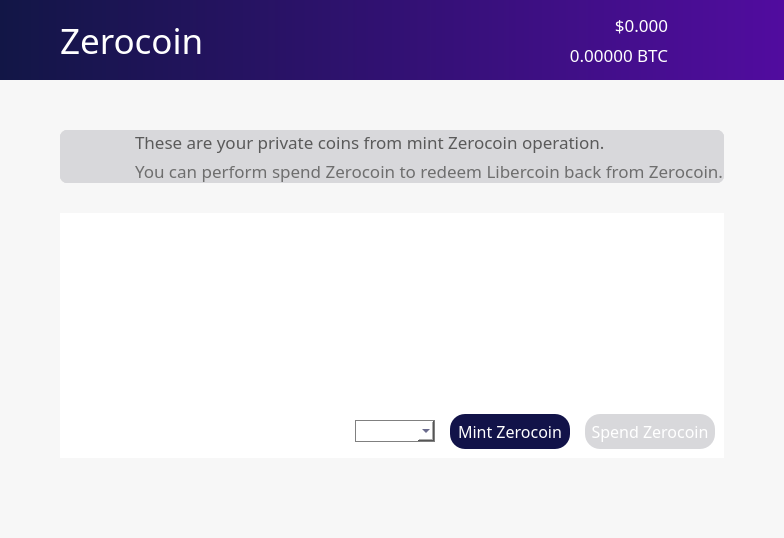
<?xml version="1.0" encoding="UTF-8"?>
<ui version="4.0">
 <class>ZerocoinPage</class>
 <widget class="QWidget" name="ZerocoinPage">
  <property name="geometry">
   <rect>
    <x>0</x>
    <y>0</y>
    <width>734</width>
    <height>538</height>
   </rect>
  </property>
  <property name="sizePolicy">
   <sizepolicy hsizetype="Preferred" vsizetype="Preferred">
    <horstretch>0</horstretch>
    <verstretch>0</verstretch>
   </sizepolicy>
  </property>
  <property name="minimumSize">
   <size>
    <width>0</width>
    <height>0</height>
   </size>
  </property>
  <property name="palette">
   <palette>
    <active>
     <colorrole role="WindowText">
      <brush brushstyle="SolidPattern">
       <color alpha="255">
        <red>0</red>
        <green>0</green>
        <blue>0</blue>
       </color>
      </brush>
     </colorrole>
     <colorrole role="Button">
      <brush brushstyle="SolidPattern">
       <color alpha="250">
        <red>247</red>
        <green>247</green>
        <blue>247</blue>
       </color>
      </brush>
     </colorrole>
     <colorrole role="Midlight">
      <brush brushstyle="SolidPattern">
       <color alpha="255">
        <red>255</red>
        <green>255</green>
        <blue>255</blue>
       </color>
      </brush>
     </colorrole>
     <colorrole role="Dark">
      <brush brushstyle="SolidPattern">
       <color alpha="255">
        <red>225</red>
        <green>225</green>
        <blue>225</blue>
       </color>
      </brush>
     </colorrole>
     <colorrole role="Mid">
      <brush brushstyle="SolidPattern">
       <color alpha="255">
        <red>0</red>
        <green>0</green>
        <blue>255</blue>
       </color>
      </brush>
     </colorrole>
     <colorrole role="Text">
      <brush brushstyle="SolidPattern">
       <color alpha="255">
        <red>0</red>
        <green>0</green>
        <blue>0</blue>
       </color>
      </brush>
     </colorrole>
     <colorrole role="BrightText">
      <brush brushstyle="SolidPattern">
       <color alpha="255">
        <red>255</red>
        <green>128</green>
        <blue>0</blue>
       </color>
      </brush>
     </colorrole>
     <colorrole role="ButtonText">
      <brush brushstyle="SolidPattern">
       <color alpha="255">
        <red>0</red>
        <green>0</green>
        <blue>0</blue>
       </color>
      </brush>
     </colorrole>
     <colorrole role="Base">
      <brush brushstyle="SolidPattern">
       <color alpha="250">
        <red>247</red>
        <green>247</green>
        <blue>247</blue>
       </color>
      </brush>
     </colorrole>
     <colorrole role="Window">
      <brush brushstyle="SolidPattern">
       <color alpha="250">
        <red>247</red>
        <green>247</green>
        <blue>247</blue>
       </color>
      </brush>
     </colorrole>
    </active>
    <inactive>
     <colorrole role="WindowText">
      <brush brushstyle="SolidPattern">
       <color alpha="255">
        <red>0</red>
        <green>0</green>
        <blue>0</blue>
       </color>
      </brush>
     </colorrole>
     <colorrole role="Button">
      <brush brushstyle="SolidPattern">
       <color alpha="250">
        <red>247</red>
        <green>247</green>
        <blue>247</blue>
       </color>
      </brush>
     </colorrole>
     <colorrole role="Midlight">
      <brush brushstyle="SolidPattern">
       <color alpha="255">
        <red>255</red>
        <green>255</green>
        <blue>255</blue>
       </color>
      </brush>
     </colorrole>
     <colorrole role="Dark">
      <brush brushstyle="SolidPattern">
       <color alpha="255">
        <red>225</red>
        <green>225</green>
        <blue>225</blue>
       </color>
      </brush>
     </colorrole>
     <colorrole role="Mid">
      <brush brushstyle="SolidPattern">
       <color alpha="255">
        <red>0</red>
        <green>0</green>
        <blue>255</blue>
       </color>
      </brush>
     </colorrole>
     <colorrole role="Text">
      <brush brushstyle="SolidPattern">
       <color alpha="255">
        <red>0</red>
        <green>0</green>
        <blue>0</blue>
       </color>
      </brush>
     </colorrole>
     <colorrole role="BrightText">
      <brush brushstyle="SolidPattern">
       <color alpha="255">
        <red>255</red>
        <green>128</green>
        <blue>0</blue>
       </color>
      </brush>
     </colorrole>
     <colorrole role="ButtonText">
      <brush brushstyle="SolidPattern">
       <color alpha="255">
        <red>0</red>
        <green>0</green>
        <blue>0</blue>
       </color>
      </brush>
     </colorrole>
     <colorrole role="Base">
      <brush brushstyle="SolidPattern">
       <color alpha="250">
        <red>247</red>
        <green>247</green>
        <blue>247</blue>
       </color>
      </brush>
     </colorrole>
     <colorrole role="Window">
      <brush brushstyle="SolidPattern">
       <color alpha="250">
        <red>247</red>
        <green>247</green>
        <blue>247</blue>
       </color>
      </brush>
     </colorrole>
    </inactive>
    <disabled>
     <colorrole role="WindowText">
      <brush brushstyle="SolidPattern">
       <color alpha="255">
        <red>225</red>
        <green>225</green>
        <blue>225</blue>
       </color>
      </brush>
     </colorrole>
     <colorrole role="Button">
      <brush brushstyle="SolidPattern">
       <color alpha="250">
        <red>247</red>
        <green>247</green>
        <blue>247</blue>
       </color>
      </brush>
     </colorrole>
     <colorrole role="Midlight">
      <brush brushstyle="SolidPattern">
       <color alpha="255">
        <red>255</red>
        <green>255</green>
        <blue>255</blue>
       </color>
      </brush>
     </colorrole>
     <colorrole role="Dark">
      <brush brushstyle="SolidPattern">
       <color alpha="255">
        <red>225</red>
        <green>225</green>
        <blue>225</blue>
       </color>
      </brush>
     </colorrole>
     <colorrole role="Mid">
      <brush brushstyle="SolidPattern">
       <color alpha="255">
        <red>0</red>
        <green>0</green>
        <blue>255</blue>
       </color>
      </brush>
     </colorrole>
     <colorrole role="Text">
      <brush brushstyle="SolidPattern">
       <color alpha="255">
        <red>225</red>
        <green>225</green>
        <blue>225</blue>
       </color>
      </brush>
     </colorrole>
     <colorrole role="BrightText">
      <brush brushstyle="SolidPattern">
       <color alpha="255">
        <red>255</red>
        <green>128</green>
        <blue>0</blue>
       </color>
      </brush>
     </colorrole>
     <colorrole role="ButtonText">
      <brush brushstyle="SolidPattern">
       <color alpha="255">
        <red>225</red>
        <green>225</green>
        <blue>225</blue>
       </color>
      </brush>
     </colorrole>
     <colorrole role="Base">
      <brush brushstyle="SolidPattern">
       <color alpha="250">
        <red>247</red>
        <green>247</green>
        <blue>247</blue>
       </color>
      </brush>
     </colorrole>
     <colorrole role="Window">
      <brush brushstyle="SolidPattern">
       <color alpha="250">
        <red>247</red>
        <green>247</green>
        <blue>247</blue>
       </color>
      </brush>
     </colorrole>
    </disabled>
   </palette>
  </property>
  <property name="font">
   <font>
    <family>Snell Roundhand</family>
   </font>
  </property>
  <property name="windowTitle">
   <string>Form</string>
  </property>
  <property name="autoFillBackground">
   <bool>false</bool>
  </property>
  <property name="styleSheet">
   <string notr="true">background-color:rgba(247, 247, 247, 250);
border:0;
</string>
  </property>
  <layout class="QVBoxLayout" name="topLayout">
   <property name="spacing">
    <number>0</number>
   </property>
   <property name="leftMargin">
    <number>0</number>
   </property>
   <property name="topMargin">
    <number>0</number>
   </property>
   <property name="rightMargin">
    <number>0</number>
   </property>
   <property name="bottomMargin">
    <number>0</number>
   </property>
   <item>
    <layout class="QHBoxLayout" name="horizontalLayout" stretch="0">
     <property name="spacing">
      <number>0</number>
     </property>
     <item>
      <layout class="QVBoxLayout" name="verticalLayout_2" stretch="0,0,0">
       <item>
        <layout class="QHBoxLayout" name="Nav">
         <property name="spacing">
          <number>0</number>
         </property>
         <property name="sizeConstraint">
          <enum>QLayout::SetDefaultConstraint</enum>
         </property>
         <property name="topMargin">
          <number>0</number>
         </property>
         <item>
          <widget class="QFrame" name="NavBar">
           <property name="sizePolicy">
            <sizepolicy hsizetype="Preferred" vsizetype="Preferred">
             <horstretch>0</horstretch>
             <verstretch>0</verstretch>
            </sizepolicy>
           </property>
           <property name="minimumSize">
            <size>
             <width>0</width>
             <height>80</height>
            </size>
           </property>
           <property name="maximumSize">
            <size>
             <width>16777215</width>
             <height>80</height>
            </size>
           </property>
           <property name="layoutDirection">
            <enum>Qt::LeftToRight</enum>
           </property>
           <property name="autoFillBackground">
            <bool>false</bool>
           </property>
           <property name="styleSheet">
            <string notr="true">background: QLinearGradient(x1: 0, y1: 0, x2: 1, y2: 0, stop: 0 #121646, stop: 1 #510c9f);
border:0;
</string>
           </property>
           <property name="frameShape">
            <enum>QFrame::StyledPanel</enum>
           </property>
           <property name="frameShadow">
            <enum>QFrame::Raised</enum>
           </property>
           <layout class="QHBoxLayout" name="horizontalLayout_3">
            <property name="spacing">
             <number>-1</number>
            </property>
            <property name="leftMargin">
             <number>60</number>
            </property>
            <property name="topMargin">
             <number>0</number>
            </property>
            <property name="rightMargin">
             <number>60</number>
            </property>
            <property name="bottomMargin">
             <number>0</number>
            </property>
            <item>
             <widget class="QLabel" name="label_2">
              <property name="sizePolicy">
               <sizepolicy hsizetype="Preferred" vsizetype="Preferred">
                <horstretch>0</horstretch>
                <verstretch>0</verstretch>
               </sizepolicy>
              </property>
              <property name="font">
               <font>
                <family>LibercoinLight</family>
                <pointsize>26</pointsize>
               </font>
              </property>
              <property name="autoFillBackground">
               <bool>false</bool>
              </property>
              <property name="styleSheet">
               <string notr="true">color:white;
background-color: rgba(255, 255, 255,0);</string>
              </property>
              <property name="text">
               <string>Zerocoin</string>
              </property>
              <property name="indent">
               <number>0</number>
              </property>
             </widget>
            </item>
            <item>
             <layout class="QVBoxLayout" name="verticalLayout_5">
              <item>
               <widget class="QLabel" name="priceUSD">
                <property name="font">
                 <font>
                  <family>LibercoinMedium</family>
                  <pointsize>13</pointsize>
                  <weight>50</weight>
                  <bold>false</bold>
                 </font>
                </property>
                <property name="styleSheet">
                 <string notr="true">background-color: rgb(0,0,0,0);
color: white;</string>
                </property>
                <property name="text">
                 <string>$0.000</string>
                </property>
                <property name="alignment">
                 <set>Qt::AlignBottom|Qt::AlignRight|Qt::AlignTrailing</set>
                </property>
               </widget>
              </item>
              <item>
               <widget class="QLabel" name="priceBTC">
                <property name="font">
                 <font>
                  <family>LibercoinLight</family>
                  <pointsize>13</pointsize>
                 </font>
                </property>
                <property name="styleSheet">
                 <string notr="true">background-color: rgb(0,0,0,0);
color: white;</string>
                </property>
                <property name="text">
                 <string>0.00000 BTC</string>
                </property>
                <property name="alignment">
                 <set>Qt::AlignRight|Qt::AlignTop|Qt::AlignTrailing</set>
                </property>
               </widget>
              </item>
             </layout>
            </item>
            <item>
             <widget class="QPushButton" name="pushButton">
              <property name="minimumSize">
               <size>
                <width>50</width>
                <height>80</height>
               </size>
              </property>
              <property name="maximumSize">
               <size>
                <width>50</width>
                <height>80</height>
               </size>
              </property>
              <property name="styleSheet">
               <string notr="true">background: rgb(0,0,0,0);</string>
              </property>
              <property name="text">
               <string/>
              </property>
              <property name="icon">
               <iconset resource="../bitcoin.qrc">
                <normaloff>:/icons/Exports_45</normaloff>:/icons/Exports_45</iconset>
              </property>
              <property name="iconSize">
               <size>
                <width>70</width>
                <height>70</height>
               </size>
              </property>
             </widget>
            </item>
           </layout>
          </widget>
         </item>
        </layout>
       </item>
       <item>
        <widget class="QFrame" name="frame">
         <property name="palette">
          <palette>
           <active>
            <colorrole role="Button">
             <brush brushstyle="SolidPattern">
              <color alpha="250">
               <red>247</red>
               <green>247</green>
               <blue>247</blue>
              </color>
             </brush>
            </colorrole>
            <colorrole role="Base">
             <brush brushstyle="SolidPattern">
              <color alpha="250">
               <red>247</red>
               <green>247</green>
               <blue>247</blue>
              </color>
             </brush>
            </colorrole>
            <colorrole role="Window">
             <brush brushstyle="SolidPattern">
              <color alpha="250">
               <red>247</red>
               <green>247</green>
               <blue>247</blue>
              </color>
             </brush>
            </colorrole>
           </active>
           <inactive>
            <colorrole role="Button">
             <brush brushstyle="SolidPattern">
              <color alpha="250">
               <red>247</red>
               <green>247</green>
               <blue>247</blue>
              </color>
             </brush>
            </colorrole>
            <colorrole role="Base">
             <brush brushstyle="SolidPattern">
              <color alpha="250">
               <red>247</red>
               <green>247</green>
               <blue>247</blue>
              </color>
             </brush>
            </colorrole>
            <colorrole role="Window">
             <brush brushstyle="SolidPattern">
              <color alpha="250">
               <red>247</red>
               <green>247</green>
               <blue>247</blue>
              </color>
             </brush>
            </colorrole>
           </inactive>
           <disabled>
            <colorrole role="Button">
             <brush brushstyle="SolidPattern">
              <color alpha="250">
               <red>247</red>
               <green>247</green>
               <blue>247</blue>
              </color>
             </brush>
            </colorrole>
            <colorrole role="Base">
             <brush brushstyle="SolidPattern">
              <color alpha="250">
               <red>247</red>
               <green>247</green>
               <blue>247</blue>
              </color>
             </brush>
            </colorrole>
            <colorrole role="Window">
             <brush brushstyle="SolidPattern">
              <color alpha="250">
               <red>247</red>
               <green>247</green>
               <blue>247</blue>
              </color>
             </brush>
            </colorrole>
           </disabled>
          </palette>
         </property>
         <property name="styleSheet">
          <string notr="true"/>
         </property>
         <property name="frameShape">
          <enum>QFrame::NoFrame</enum>
         </property>
         <property name="frameShadow">
          <enum>QFrame::Raised</enum>
         </property>
         <property name="lineWidth">
          <number>1</number>
         </property>
         <property name="midLineWidth">
          <number>0</number>
         </property>
         <layout class="QVBoxLayout" name="verticalLayout_4">
          <property name="spacing">
           <number>0</number>
          </property>
          <property name="leftMargin">
           <number>60</number>
          </property>
          <property name="topMargin">
           <number>50</number>
          </property>
          <property name="rightMargin">
           <number>60</number>
          </property>
          <property name="bottomMargin">
           <number>0</number>
          </property>
          <item>
           <widget class="QFrame" name="balance_frame">
            <property name="enabled">
             <bool>true</bool>
            </property>
            <property name="palette">
             <palette>
              <active>
               <colorrole role="Button">
                <brush brushstyle="SolidPattern">
                 <color alpha="255">
                  <red>216</red>
                  <green>216</green>
                  <blue>219</blue>
                 </color>
                </brush>
               </colorrole>
               <colorrole role="Base">
                <brush brushstyle="SolidPattern">
                 <color alpha="255">
                  <red>216</red>
                  <green>216</green>
                  <blue>219</blue>
                 </color>
                </brush>
               </colorrole>
               <colorrole role="Window">
                <brush brushstyle="SolidPattern">
                 <color alpha="255">
                  <red>216</red>
                  <green>216</green>
                  <blue>219</blue>
                 </color>
                </brush>
               </colorrole>
              </active>
              <inactive>
               <colorrole role="Button">
                <brush brushstyle="SolidPattern">
                 <color alpha="255">
                  <red>216</red>
                  <green>216</green>
                  <blue>219</blue>
                 </color>
                </brush>
               </colorrole>
               <colorrole role="Base">
                <brush brushstyle="SolidPattern">
                 <color alpha="255">
                  <red>216</red>
                  <green>216</green>
                  <blue>219</blue>
                 </color>
                </brush>
               </colorrole>
               <colorrole role="Window">
                <brush brushstyle="SolidPattern">
                 <color alpha="255">
                  <red>216</red>
                  <green>216</green>
                  <blue>219</blue>
                 </color>
                </brush>
               </colorrole>
              </inactive>
              <disabled>
               <colorrole role="Button">
                <brush brushstyle="SolidPattern">
                 <color alpha="255">
                  <red>216</red>
                  <green>216</green>
                  <blue>219</blue>
                 </color>
                </brush>
               </colorrole>
               <colorrole role="Base">
                <brush brushstyle="SolidPattern">
                 <color alpha="255">
                  <red>216</red>
                  <green>216</green>
                  <blue>219</blue>
                 </color>
                </brush>
               </colorrole>
               <colorrole role="Window">
                <brush brushstyle="SolidPattern">
                 <color alpha="255">
                  <red>216</red>
                  <green>216</green>
                  <blue>219</blue>
                 </color>
                </brush>
               </colorrole>
              </disabled>
             </palette>
            </property>
            <property name="contextMenuPolicy">
             <enum>Qt::DefaultContextMenu</enum>
            </property>
            <property name="styleSheet">
             <string notr="true">background-color: rgb(216, 216, 219);
border:0;
border-radius:7px;
border-style:solid;</string>
            </property>
            <property name="frameShape">
             <enum>QFrame::StyledPanel</enum>
            </property>
            <property name="frameShadow">
             <enum>QFrame::Plain</enum>
            </property>
            <property name="lineWidth">
             <number>1</number>
            </property>
            <layout class="QHBoxLayout" name="horizontalLayout_4">
             <property name="spacing">
              <number>0</number>
             </property>
             <property name="sizeConstraint">
              <enum>QLayout::SetDefaultConstraint</enum>
             </property>
             <property name="leftMargin">
              <number>0</number>
             </property>
             <property name="topMargin">
              <number>0</number>
             </property>
             <property name="rightMargin">
              <number>0</number>
             </property>
             <property name="bottomMargin">
              <number>0</number>
             </property>
             <item>
              <widget class="QPushButton" name="pushButton_3">
               <property name="sizePolicy">
                <sizepolicy hsizetype="Fixed" vsizetype="Preferred">
                 <horstretch>0</horstretch>
                 <verstretch>0</verstretch>
                </sizepolicy>
               </property>
               <property name="minimumSize">
                <size>
                 <width>75</width>
                 <height>0</height>
                </size>
               </property>
               <property name="text">
                <string/>
               </property>
               <property name="icon">
                <iconset resource="../bitcoin.qrc">
                 <normaloff>:/icons/Exports_47</normaloff>:/icons/Exports_47</iconset>
               </property>
               <property name="iconSize">
                <size>
                 <width>70</width>
                 <height>70</height>
                </size>
               </property>
              </widget>
             </item>
             <item>
              <layout class="QVBoxLayout" name="verticalLayout_6">
               <property name="spacing">
                <number>5</number>
               </property>
               <property name="leftMargin">
                <number>0</number>
               </property>
               <property name="topMargin">
                <number>0</number>
               </property>
               <property name="bottomMargin">
                <number>0</number>
               </property>
               <item>
                <widget class="QLabel" name="label_3">
                 <property name="enabled">
                  <bool>false</bool>
                 </property>
                 <property name="sizePolicy">
                  <sizepolicy hsizetype="Preferred" vsizetype="Preferred">
                   <horstretch>0</horstretch>
                   <verstretch>0</verstretch>
                  </sizepolicy>
                 </property>
                 <property name="font">
                  <font>
                   <family>LibercoinMedium</family>
                   <pointsize>13</pointsize>
                   <weight>50</weight>
                   <bold>false</bold>
                  </font>
                 </property>
                 <property name="layoutDirection">
                  <enum>Qt::LeftToRight</enum>
                 </property>
                 <property name="autoFillBackground">
                  <bool>false</bool>
                 </property>
                 <property name="styleSheet">
                  <string notr="true">color: rgb(90, 90, 90);</string>
                 </property>
                 <property name="text">
                  <string>These are your private coins from mint Zerocoin operation.</string>
                 </property>
                 <property name="alignment">
                  <set>Qt::AlignBottom|Qt::AlignLeading|Qt::AlignLeft</set>
                 </property>
                 <property name="indent">
                  <number>-1</number>
                 </property>
                </widget>
               </item>
               <item>
                <widget class="QLabel" name="labelUnconfirmed">
                 <property name="enabled">
                  <bool>false</bool>
                 </property>
                 <property name="sizePolicy">
                  <sizepolicy hsizetype="Preferred" vsizetype="Preferred">
                   <horstretch>0</horstretch>
                   <verstretch>0</verstretch>
                  </sizepolicy>
                 </property>
                 <property name="font">
                  <font>
                   <family>LibercoinLight</family>
                   <pointsize>13</pointsize>
                   <weight>50</weight>
                   <bold>false</bold>
                  </font>
                 </property>
                 <property name="cursor">
                  <cursorShape>IBeamCursor</cursorShape>
                 </property>
                 <property name="toolTip">
                  <string>Total of transactions that have yet to be confirmed, and do not yet count toward the current balance</string>
                 </property>
                 <property name="layoutDirection">
                  <enum>Qt::LeftToRight</enum>
                 </property>
                 <property name="styleSheet">
                  <string notr="true">color: rgb(110, 110, 110);</string>
                 </property>
                 <property name="text">
                  <string notr="true">You can perform spend Zerocoin to redeem Libercoin back from Zerocoin.</string>
                 </property>
                 <property name="alignment">
                  <set>Qt::AlignLeading|Qt::AlignLeft|Qt::AlignTop</set>
                 </property>
                 <property name="textInteractionFlags">
                  <set>Qt::LinksAccessibleByMouse|Qt::TextSelectableByKeyboard|Qt::TextSelectableByMouse</set>
                 </property>
                </widget>
               </item>
              </layout>
             </item>
            </layout>
           </widget>
          </item>
          <item>
           <layout class="QVBoxLayout" name="verticalLayout_11">
            <property name="topMargin">
             <number>30</number>
            </property>
           </layout>
          </item>
          <item>
           <widget class="QFrame" name="frame_4">
            <property name="palette">
             <palette>
              <active>
               <colorrole role="Button">
                <brush brushstyle="SolidPattern">
                 <color alpha="255">
                  <red>216</red>
                  <green>216</green>
                  <blue>219</blue>
                 </color>
                </brush>
               </colorrole>
               <colorrole role="Base">
                <brush brushstyle="SolidPattern">
                 <color alpha="255">
                  <red>216</red>
                  <green>216</green>
                  <blue>219</blue>
                 </color>
                </brush>
               </colorrole>
               <colorrole role="Window">
                <brush brushstyle="SolidPattern">
                 <color alpha="255">
                  <red>216</red>
                  <green>216</green>
                  <blue>219</blue>
                 </color>
                </brush>
               </colorrole>
              </active>
              <inactive>
               <colorrole role="Button">
                <brush brushstyle="SolidPattern">
                 <color alpha="255">
                  <red>216</red>
                  <green>216</green>
                  <blue>219</blue>
                 </color>
                </brush>
               </colorrole>
               <colorrole role="Base">
                <brush brushstyle="SolidPattern">
                 <color alpha="255">
                  <red>216</red>
                  <green>216</green>
                  <blue>219</blue>
                 </color>
                </brush>
               </colorrole>
               <colorrole role="Window">
                <brush brushstyle="SolidPattern">
                 <color alpha="255">
                  <red>216</red>
                  <green>216</green>
                  <blue>219</blue>
                 </color>
                </brush>
               </colorrole>
              </inactive>
              <disabled>
               <colorrole role="Button">
                <brush brushstyle="SolidPattern">
                 <color alpha="255">
                  <red>216</red>
                  <green>216</green>
                  <blue>219</blue>
                 </color>
                </brush>
               </colorrole>
               <colorrole role="Base">
                <brush brushstyle="SolidPattern">
                 <color alpha="255">
                  <red>216</red>
                  <green>216</green>
                  <blue>219</blue>
                 </color>
                </brush>
               </colorrole>
               <colorrole role="Window">
                <brush brushstyle="SolidPattern">
                 <color alpha="255">
                  <red>216</red>
                  <green>216</green>
                  <blue>219</blue>
                 </color>
                </brush>
               </colorrole>
              </disabled>
             </palette>
            </property>
            <property name="styleSheet">
             <string notr="true">background-color: rgb(216, 216, 219);
border:0;</string>
            </property>
            <property name="frameShape">
             <enum>QFrame::StyledPanel</enum>
            </property>
            <property name="frameShadow">
             <enum>QFrame::Raised</enum>
            </property>
            <layout class="QVBoxLayout" name="verticalLayout">
             <property name="spacing">
              <number>0</number>
             </property>
             <property name="leftMargin">
              <number>0</number>
             </property>
             <property name="topMargin">
              <number>0</number>
             </property>
             <property name="rightMargin">
              <number>0</number>
             </property>
             <property name="bottomMargin">
              <number>0</number>
             </property>
             <item>
              <widget class="QTableView" name="tableView">
               <property name="palette">
                <palette>
                 <active>
                  <colorrole role="Button">
                   <brush brushstyle="SolidPattern">
                    <color alpha="255">
                     <red>255</red>
                     <green>255</green>
                     <blue>255</blue>
                    </color>
                   </brush>
                  </colorrole>
                  <colorrole role="Base">
                   <brush brushstyle="SolidPattern">
                    <color alpha="255">
                     <red>255</red>
                     <green>255</green>
                     <blue>255</blue>
                    </color>
                   </brush>
                  </colorrole>
                  <colorrole role="Window">
                   <brush brushstyle="SolidPattern">
                    <color alpha="255">
                     <red>255</red>
                     <green>255</green>
                     <blue>255</blue>
                    </color>
                   </brush>
                  </colorrole>
                 </active>
                 <inactive>
                  <colorrole role="Button">
                   <brush brushstyle="SolidPattern">
                    <color alpha="255">
                     <red>255</red>
                     <green>255</green>
                     <blue>255</blue>
                    </color>
                   </brush>
                  </colorrole>
                  <colorrole role="Base">
                   <brush brushstyle="SolidPattern">
                    <color alpha="255">
                     <red>255</red>
                     <green>255</green>
                     <blue>255</blue>
                    </color>
                   </brush>
                  </colorrole>
                  <colorrole role="Window">
                   <brush brushstyle="SolidPattern">
                    <color alpha="255">
                     <red>255</red>
                     <green>255</green>
                     <blue>255</blue>
                    </color>
                   </brush>
                  </colorrole>
                 </inactive>
                 <disabled>
                  <colorrole role="Button">
                   <brush brushstyle="SolidPattern">
                    <color alpha="255">
                     <red>255</red>
                     <green>255</green>
                     <blue>255</blue>
                    </color>
                   </brush>
                  </colorrole>
                  <colorrole role="Base">
                   <brush brushstyle="SolidPattern">
                    <color alpha="255">
                     <red>255</red>
                     <green>255</green>
                     <blue>255</blue>
                    </color>
                   </brush>
                  </colorrole>
                  <colorrole role="Window">
                   <brush brushstyle="SolidPattern">
                    <color alpha="255">
                     <red>255</red>
                     <green>255</green>
                     <blue>255</blue>
                    </color>
                   </brush>
                  </colorrole>
                 </disabled>
                </palette>
               </property>
               <property name="font">
                <font>
                 <family>LibercoinRegular</family>
                 <pointsize>12</pointsize>
                </font>
               </property>
               <property name="styleSheet">
                <string notr="true">background-color: rgb(255, 255, 255);
border:0;
</string>
               </property>
               <property name="lineWidth">
                <number>0</number>
               </property>
               <property name="showDropIndicator" stdset="0">
                <bool>false</bool>
               </property>
               <property name="selectionBehavior">
                <enum>QAbstractItemView::SelectRows</enum>
               </property>
               <property name="showGrid">
                <bool>false</bool>
               </property>
               <property name="gridStyle">
                <enum>Qt::NoPen</enum>
               </property>
               <property name="wordWrap">
                <bool>false</bool>
               </property>
               <property name="cornerButtonEnabled">
                <bool>false</bool>
               </property>
               <attribute name="horizontalHeaderVisible">
                <bool>true</bool>
               </attribute>
              </widget>
             </item>
             <item>
              <widget class="QFrame" name="frame_3">
               <property name="styleSheet">
                <string notr="true">color:white;
background-color: rgb(255,255,255);
border:0;
</string>
               </property>
               <property name="frameShape">
                <enum>QFrame::StyledPanel</enum>
               </property>
               <property name="frameShadow">
                <enum>QFrame::Raised</enum>
               </property>
               <layout class="QHBoxLayout" name="horizontalLayout_5">
                <property name="spacing">
                 <number>15</number>
                </property>
                <item>
                 <spacer name="horizontalSpacer">
                  <property name="orientation">
                   <enum>Qt::Horizontal</enum>
                  </property>
                  <property name="sizeHint" stdset="0">
                   <size>
                    <width>40</width>
                    <height>20</height>
                   </size>
                  </property>
                 </spacer>
                </item>
                <item>
                 <widget class="QComboBox" name="zerocoinAmount">
                  <property name="minimumSize">
                   <size>
                    <width>80</width>
                    <height>0</height>
                   </size>
                  </property>
                  <property name="font">
                   <font>
                    <family>LibercoinLight</family>
                    <pointsize>10</pointsize>
                   </font>
                  </property>
                  <property name="styleSheet">
                   <string notr="true">color: #121349;
border-radius:15px;
border-color:gray;
border-width:1px;
border-style:solid;</string>
                  </property>
                  <property name="editable">
                   <bool>false</bool>
                  </property>
                  <property name="currentText">
                   <string/>
                  </property>
                 </widget>
                </item>
                <item>
                 <widget class="QPushButton" name="zerocoinMintButton">
                  <property name="sizePolicy">
                   <sizepolicy hsizetype="Fixed" vsizetype="Fixed">
                    <horstretch>0</horstretch>
                    <verstretch>0</verstretch>
                   </sizepolicy>
                  </property>
                  <property name="font">
                   <font>
                    <family>LibercoinRegular</family>
                    <pointsize>12</pointsize>
                    <weight>50</weight>
                    <bold>false</bold>
                   </font>
                  </property>
                  <property name="styleSheet">
                   <string notr="true">background-color: #121349;
color: white;
border-radius:15px;
height:35px;
width:120px;
border-color:gray;
border-width:0px;
border-style:solid;</string>
                  </property>
                  <property name="text">
                   <string>Mint Zerocoin</string>
                  </property>
                 </widget>
                </item>
                <item>
                 <widget class="QPushButton" name="zerocoinSpendButton">
                  <property name="enabled">
                   <bool>true</bool>
                  </property>
                  <property name="sizePolicy">
                   <sizepolicy hsizetype="Fixed" vsizetype="Fixed">
                    <horstretch>0</horstretch>
                    <verstretch>0</verstretch>
                   </sizepolicy>
                  </property>
                  <property name="font">
                   <font>
                    <family>LibercoinRegular</family>
                    <pointsize>12</pointsize>
                    <weight>50</weight>
                    <bold>false</bold>
                   </font>
                  </property>
                  <property name="styleSheet">
                   <string notr="true">background-color: rgb(216, 216, 219);
color: white;
border-radius:15px;
height:35px;
width:130px;
border-color:gray;
border-width:0px;
border-style:solid;
</string>
                  </property>
                  <property name="text">
                   <string>Spend Zerocoin</string>
                  </property>
                 </widget>
                </item>
               </layout>
              </widget>
             </item>
            </layout>
           </widget>
          </item>
          <item>
           <layout class="QHBoxLayout" name="horizontalLayout_7">
            <property name="spacing">
             <number>0</number>
            </property>
            <property name="topMargin">
             <number>0</number>
            </property>
            <item>
             <spacer name="horizontalSpacer_2">
              <property name="orientation">
               <enum>Qt::Horizontal</enum>
              </property>
              <property name="sizeHint" stdset="0">
               <size>
                <width>40</width>
                <height>20</height>
               </size>
              </property>
             </spacer>
            </item>
           </layout>
          </item>
         </layout>
        </widget>
       </item>
       <item>
        <widget class="QWidget" name="StatusBar" native="true">
         <property name="sizePolicy">
          <sizepolicy hsizetype="Preferred" vsizetype="Preferred">
           <horstretch>0</horstretch>
           <verstretch>0</verstretch>
          </sizepolicy>
         </property>
         <property name="minimumSize">
          <size>
           <width>0</width>
           <height>0</height>
          </size>
         </property>
         <property name="styleSheet">
          <string notr="true">background-color:rgba(247, 247, 247, 250);</string>
         </property>
         <layout class="QHBoxLayout" name="horizontalLayout_8">
          <property name="spacing">
           <number>10</number>
          </property>
          <property name="leftMargin">
           <number>60</number>
          </property>
          <property name="topMargin">
           <number>30</number>
          </property>
          <property name="rightMargin">
           <number>60</number>
          </property>
          <property name="bottomMargin">
           <number>30</number>
          </property>
          <item>
           <layout class="QVBoxLayout" name="statusText">
            <property name="spacing">
             <number>0</number>
            </property>
            <property name="topMargin">
             <number>0</number>
            </property>
            <property name="bottomMargin">
             <number>0</number>
            </property>
           </layout>
          </item>
          <item>
           <layout class="QHBoxLayout" name="statusBar">
            <property name="topMargin">
             <number>0</number>
            </property>
            <property name="bottomMargin">
             <number>0</number>
            </property>
           </layout>
          </item>
         </layout>
        </widget>
       </item>
      </layout>
     </item>
    </layout>
   </item>
  </layout>
 </widget>
 <resources>
  <include location="../bitcoin.qrc"/>
 </resources>
 <connections/>
</ui>
